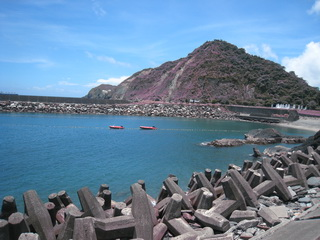
#> input picture img01.jpg, 320 x 240 px
$ python pillow_edit.py   (older library calls are emulated)
#> lines starting #> are read from the running program, lines starting #| are printed output that depends on the picture
# -*- coding: utf-8 -*-
"""
Created on Tue May 10 15:56:10 2022

@author: User
"""

from PIL import Image

img = Image.open('img01.jpg')
#> img is the input picture: PIL image 320x240 RGB; mean R, G, B 102, 130.8, 156.6

img.show() # 顯示照片

w, h = img.size
#> w = 320; h = 240
print(w ,h)
#| 320 240
#(320 240)

img1 =  img.resize((300,300), Image.NEAREST) # 改變圖片大小
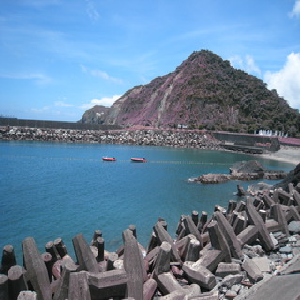
#> img1: PIL image 300x300 RGB; mean R, G, B 102, 130.8, 156.7
img1.show()
print(img1.size)
#| (300, 300)
# Image.NEAREST 最低品質
# ...
# Image.ANTIALIAS 最高品質

img2 = img.resize((w*2, h))
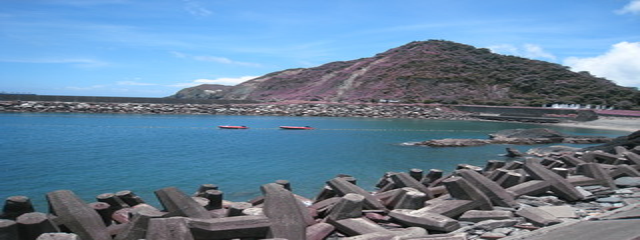
#> img2: PIL image 640x240 RGB; mean R, G, B 102, 130.8, 156.6
img2.show()

img3 = img.resize((w, h*2))
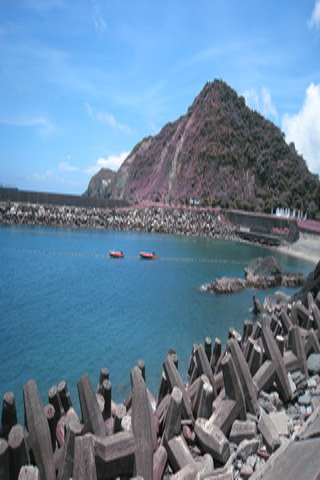
#> img3: PIL image 320x480 RGB; mean R, G, B 102, 130.8, 156.6
img3.show()

# ----------------------------------------------------------

img4 = img.rotate(45) # 旋轉45度
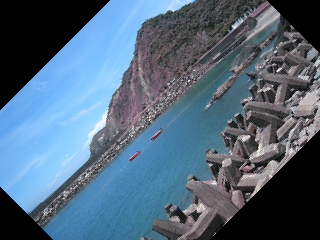
#> img4: PIL image 320x240 RGB; mean R, G, B 81.1, 103.6, 123.3
img4.show()

# ----------------------------------------------------------

img.transpose(Image.FLIP_LEFT_RIGHT).show()  # 左右轉置
img.transpose(Image.FLIP_TOP_BOTTOM).show()  # 上下轉置
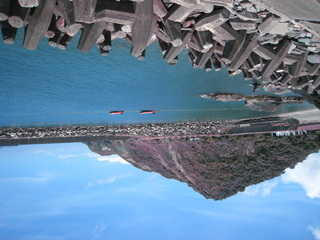
#> shown: PIL image 320x240 RGB; mean R, G, B 102, 130.8, 156.6

# ----------------------------------------------------------

imggray = img.convert('L')  # 轉換灰階照片
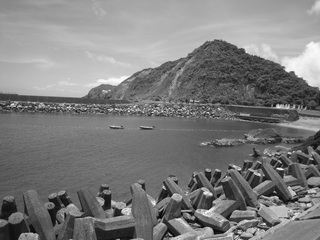
#> imggray: PIL image 320x240 L; min 0, max 254, mean 125.1
imggray.show()

# ----------------------------------------------------------
imggray = img.convert('L')  # 轉換灰階照片
imggray.show()
x, y = imggray.size
#> x = 320; y = 240
# print(x,y)
# print(imggray.getpixel((300,200))) # 取得 (300,200) 位置的pixel值

for i in range(x):
    for j in range(y):
        if imggray.getpixel((i, j)) < 100:
            img.putpixel((i, j), (0)) # 設為黑色
        else:
            img.putpixel((i, j), (255)) # 設為白色
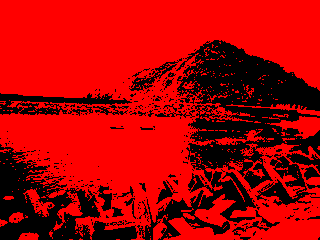
#> img: PIL image 320x240 RGB; mean R, G, B 174.6, 0, 0
imggray.show()  # 變成黑白照片

$ run again, with panda.jpg copied over img01.jpg
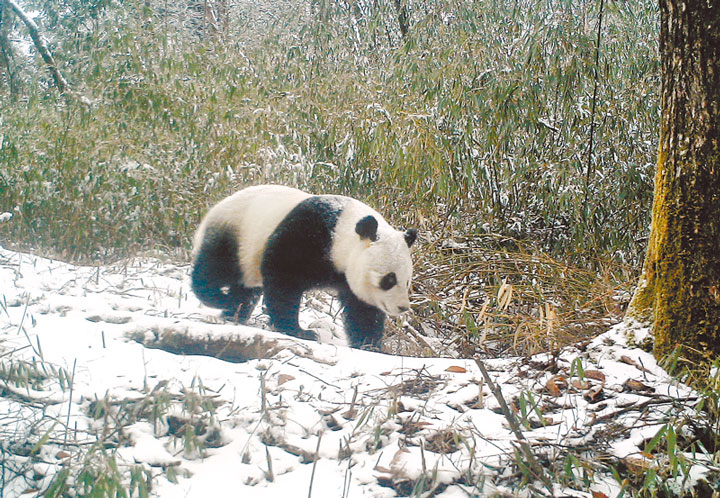
#> input picture panda.jpg, 720 x 498 px
#> img is the input picture: PIL image 720x498 RGB; mean R, G, B 156.6, 155.5, 140.9
#| 720 498
#| (300, 300)
#> `img.transpose(Image.FLIP_TOP_BOTTOM).show()`:
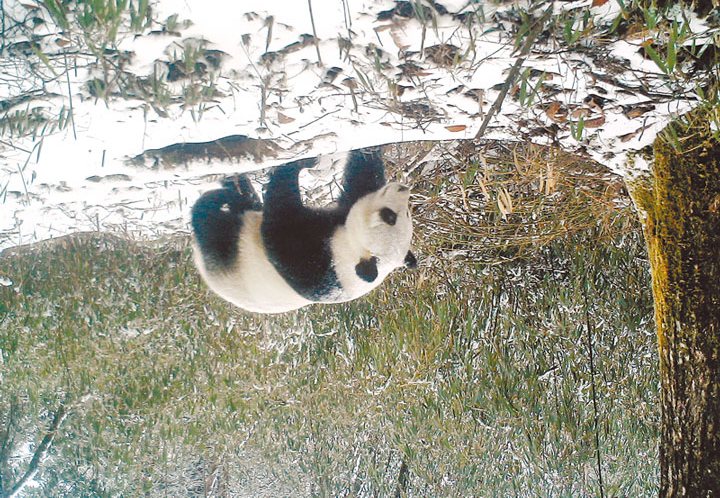
#> shown: PIL image 720x498 RGB; mean R, G, B 156.6, 155.5, 140.9
#> after the loop `for i in range(x):`:
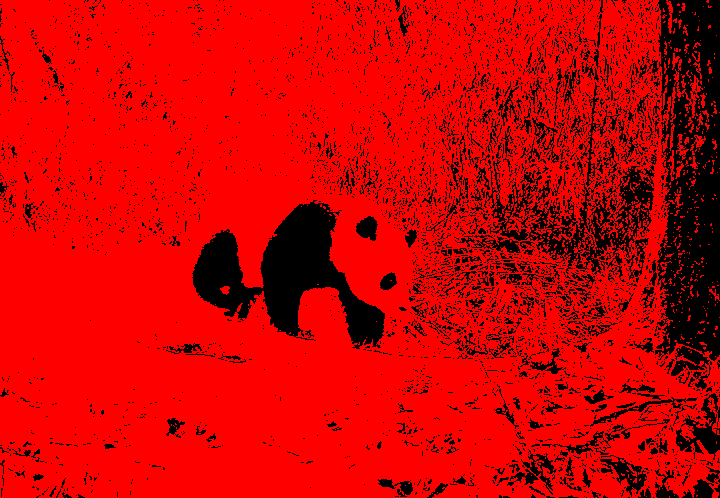
#> img: PIL image 720x498 RGB; mean R, G, B 204.7, 0, 0
